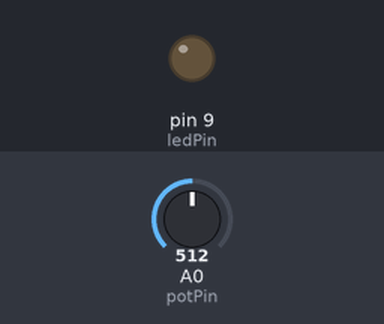
Simulated run of this sketch. Board: Arduino Uno, built with avr-gcc and run on an emulated ATmega328P. Parts: output pins drawn as LEDs (lit = HIGH). The inputs (shaded band) are chosen by the test bench; at power-on: A0 (potPin) = 512.

Above: at 1.2 s.
1.3 s: A0 (potPin) set to 525
At 1.6 s:
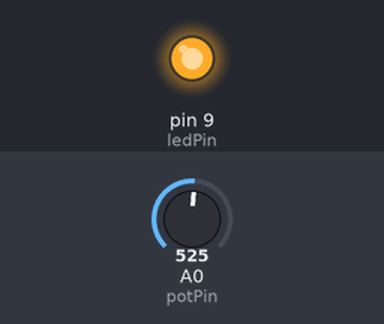
2.8 s: A0 (potPin) set to 511
At 4.0 s:
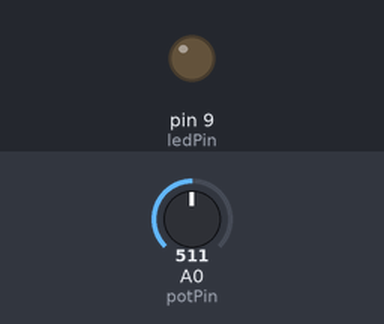
4.3 s: A0 (potPin) set to 716
At 5.1 s:
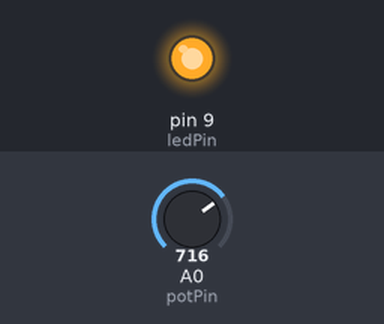
Timing chart, 0 to 7.3 s (numbered marks = the images above; inputs shaded):
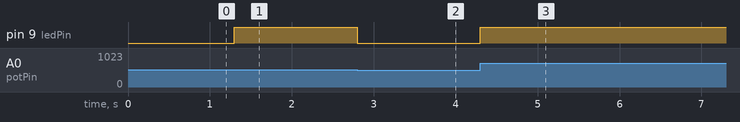

Measured:
- the behaviour switches between 512 and 513 on A0 (potPin) (found by bisection; images 0 and 1)
- after the input at 1.3 s, pin 9 (ledPin): LOW → HIGH at once
- after the input at 2.8 s, pin 9 (ledPin): HIGH → LOW at once
- after the input at 4.3 s, pin 9 (ledPin): LOW → HIGH at once

The sketch:

WARDI_Assignment.ino
```cpp
/*

  REFRENCES:
  https://www.arduino.cc/en/tutorial/potentiometer
  https://programmingelectronics.com/tutorial-20-analog-io-and-serial-communications-old-version/

  The Circuit Schematic was also taken from the above links.
*/


int potPin = 0;    // potentiometer input
int ledPin = 9;
int val = 0;

void setup() {
  pinMode(ledPin, OUTPUT);
}

void loop() {
  val = analogRead(potPin);   // read potentiometer input

  if ( val > 512 )    // 512 equals 2.5V since 1024 is equivalent to 5V
    digitalWrite(ledPin, HIGH);   // turn on the led
  else
    digitalWrite(ledPin, LOW);    // turn off the led
}
```
